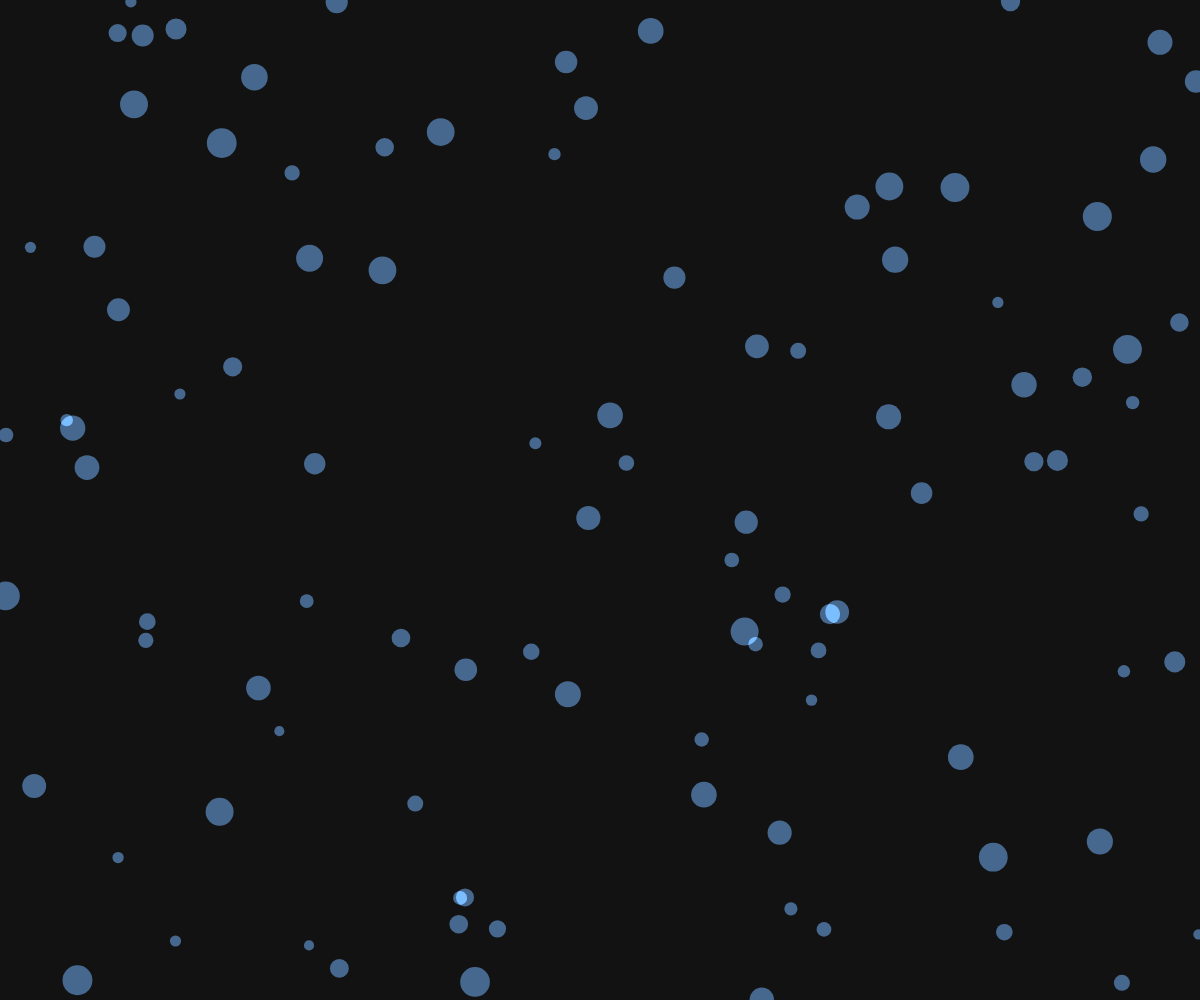
Frame 1 (no input)
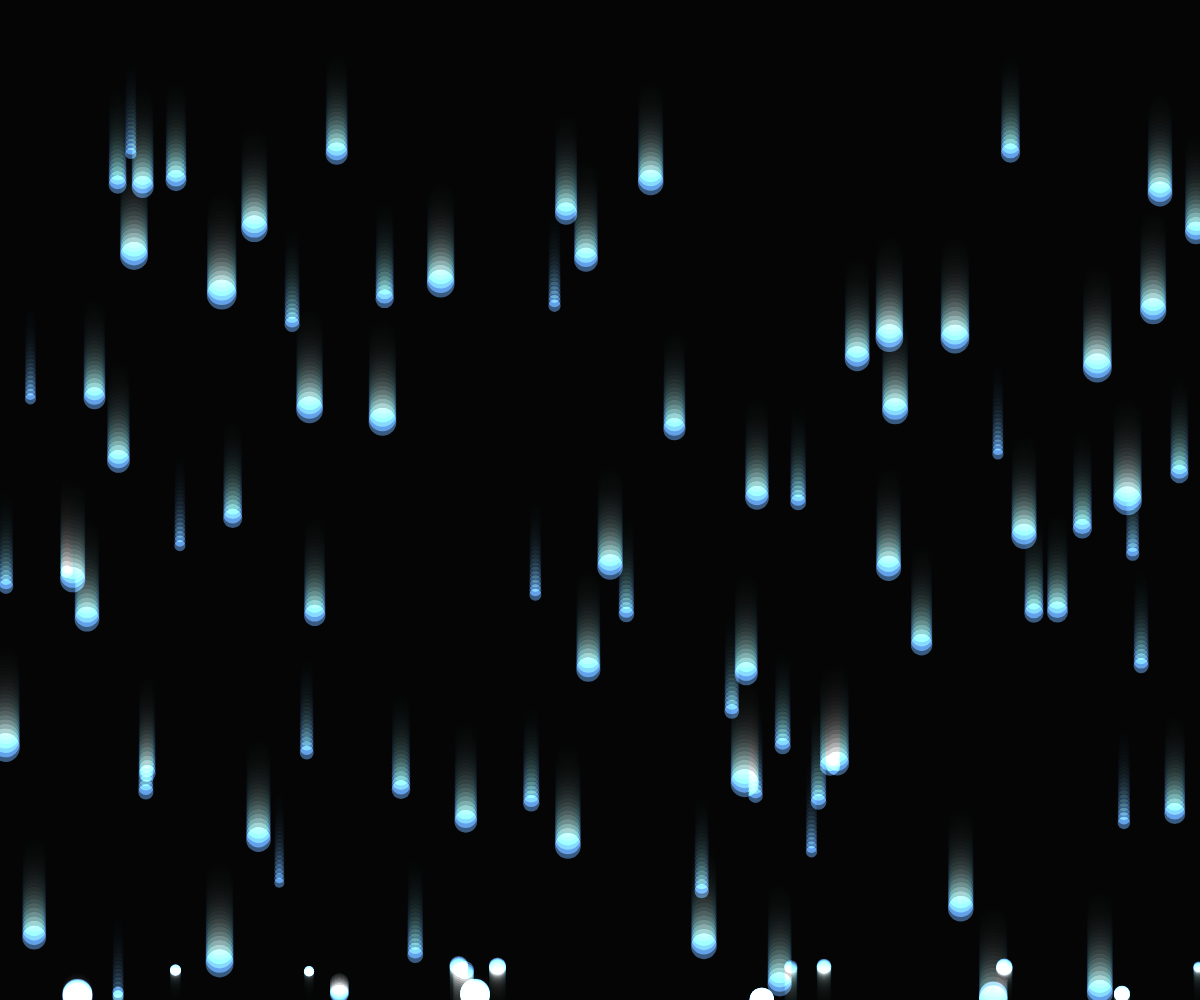
Frame 60 (no input)
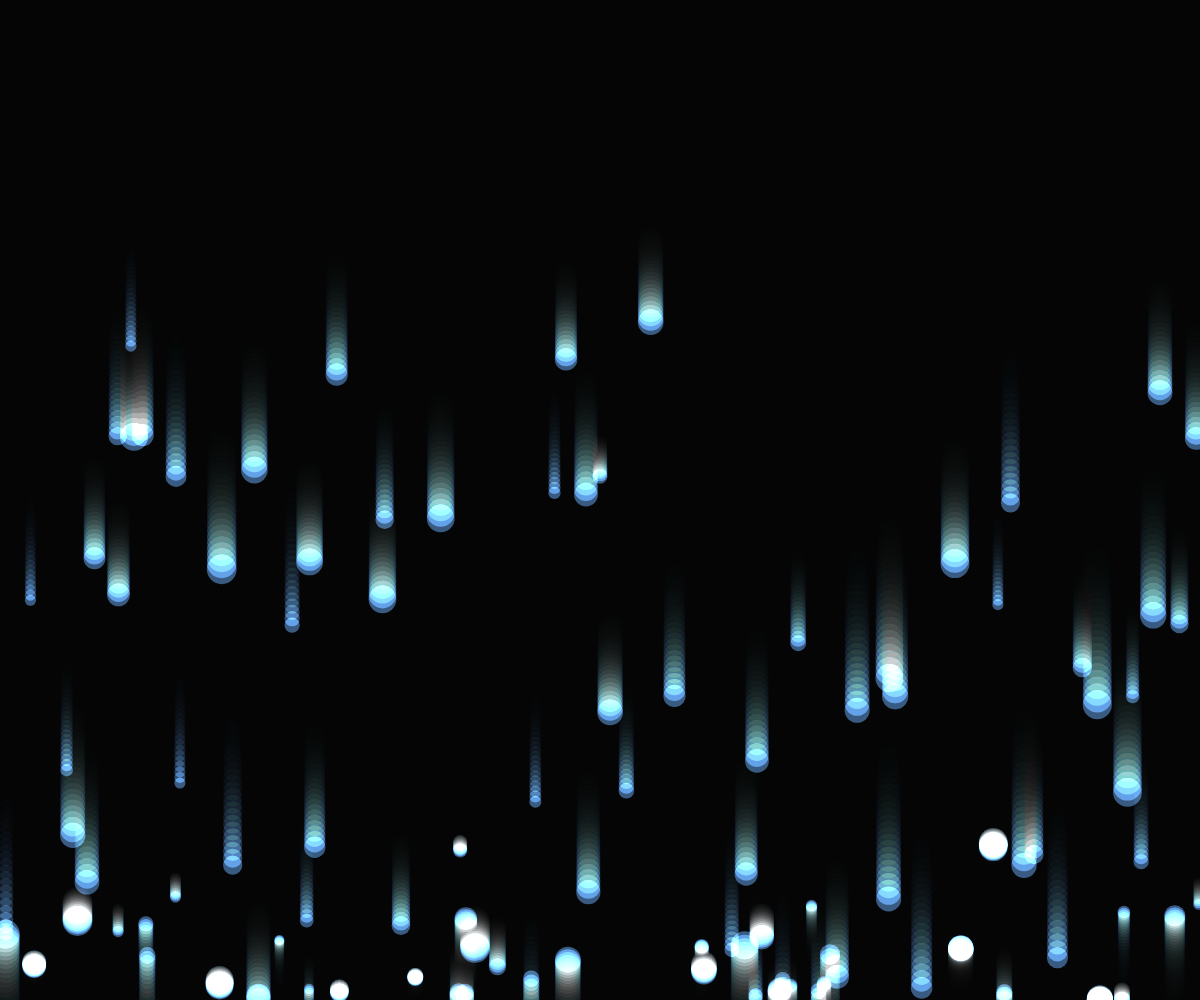
Frame 120 (the mouse pressed at the canvas centre since frame 60)

The p5.js sketch that drew these frames (run headless with seeded random() and noise() and a simulated clock; from frame 60 on, the mouse is pressed at the canvas centre):

// p5.js sketch
// ── sketch.js
var particles = [];
var particleCount = 100;

function setup(){
  background('rgba(31, 31, 31, 1');
  createCanvas(windowWidth, windowHeight);
  background(21);
  for (var i = 0; i < particleCount; i++) {
    particles[i] = new Particle(random(width), random(height), random(1, 3));
  }
}

function mousePressed(){
  var p = new Particle(mouseX, mouseY, random(1, 3));
  particles.push(p);
  particles.map(function(particle){
    particle.acc.add(createVector(0, random(-5, 0)));
  });
}

function keyPressed(){
  // spacebar
  if(keyCode === 32){
    particles.map(function(particle){
      particle.acc.add(createVector(0, random(50)));
    });
  }
}

function draw(){
  blendMode(MULTIPLY);
  background('rgba(31, 31, 31, 0.2)');

  for (var i = 0; i < particles.length; i++) {
    // create force external to object
    var gravity = createVector(0, 0.1*particles[i].mass);
    // apply force to object via method
    particles[i].applyForce(gravity);
    particles[i].update();
    particles[i].edges();
    particles[i].display();
  }

  if(particles.length > 150){
    particles.splice(0, particles.length - 150);
  }
}

function windowResized() {
  resizeCanvas(windowWidth, windowHeight);
  background(21);
}

// ── particle.js
function Particle(x, y, m){
  this.pos = createVector(x, y);
  this.vel = createVector(0, 0);
  this.acc = createVector(0, 0);
  this.mass = m;

  // method to be influenced by external force
  this.applyForce = function(force){
    // do not affect original force value
    var f = force.copy();
    f.div(this.mass);
    this.acc.add(f);
  };

  this.update = function(){
    this.vel.add(this.acc);
    this.pos.add(this.vel);

    // reset acc for next force calculation
    this.acc.set(0, 0);
    this.vel.mult(0.99);
  };

  this.display = function(){
    noStroke();
    blendMode(ADD);
    fill('RGBA(104, 171, 250, 0.5)');
    ellipse(this.pos.x, this.pos.y, this.mass*10, this.mass*10);
  };

  this.edges = function() {
    if(this.pos.y > height){
      this.vel.y *= -0.9;
      this.pos.y = height;
    }
    if(this.pos.x > width){
      this.vel.x *= -0.9;
      this.pos.x = width;
    }
  };
}
